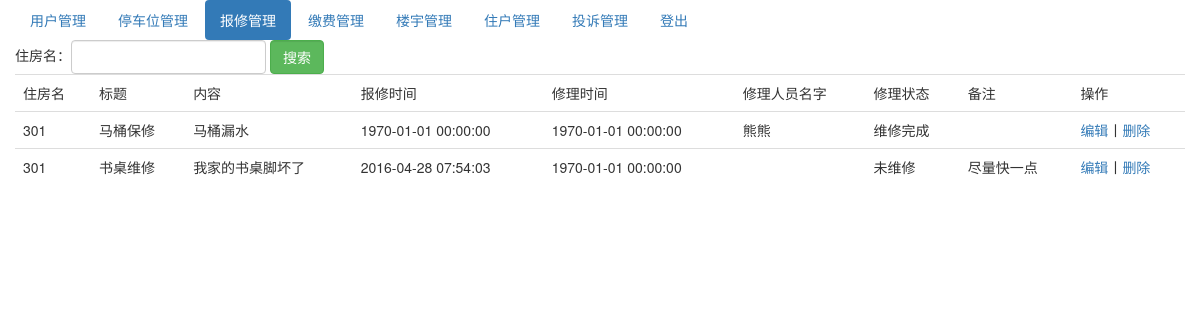
The page /index.php/repair_admin/index on the database its author committed.
### tables this page shows
CREATE TABLE IF NOT EXISTS `repair` (
  `repair_id` int(10) NOT NULL AUTO_INCREMENT,
  `house_id` int(10) NOT NULL,
  `title` varchar(255) NOT NULL,
  `content` varchar(255) NOT NULL COMMENT '维修内容',
  `repair_time` int(10) NOT NULL,
  `create_time` int(10) NOT NULL,
  `repair_name` varchar(255) NOT NULL COMMENT '维修人员',
  `status` tinyint(4) NOT NULL DEFAULT '0' COMMENT '维修状态0等待维修 10维修中 20维修完成',
  `remark` varchar(255) NOT NULL,
  PRIMARY KEY (`repair_id`)
);

### application/controllers/Repair_admin.php (called while the page is built, shortened)
<?php
class Repair_admin extends CI_Controller{
    public function __construct()
    {
        $this->load->helper('url_helper');
    }
    public function index(){
        $this->load->model('repair_model');
        $this->load->model('house_model');
        $condition=array();
        $repair_list=$this->repair_model->getRepairList($condition);
        if(!empty($repair_list)){
            foreach($repair_list as $key=>$value){
              $house_info=$this->house_model->getHouseInfo(array('house_id'=>$value['house_id']));
                $repair_list[$key]['house_name']=$house_info['house_name'];
            }
        }
        $data=array();
        $data['repair_list']=$repair_list;
        $this->load->view('templates/header_admin',$data);
        $this->load->view('repair_index_admin',$data);
    }
}

### index.php (called while the page is built, shortened)
<?php
require_once BASEPATH.'core/CodeIgniter.php';

### application/models/Repair_model.php (called while the page is built, shortened)
<?php
class Repair_model extends CI_Model{
    public function getRepairList($condition=array())
    {
        $query=$this->db->get_where('repair',$condition);
        return $query->result_array();
    }
}
?>

### application/models/House_model.php (called while the page is built, shortened)
<?php
class House_model extends CI_Model{
    public function getHouseInfo($condition){
        $query = $this->db->get_where('house',$condition);
        return $query->row_array();
    }
}
?>

### application/views/repair_index_admin.php (the view, shortened to what this page needs)
<div class="container">
    <div class="row">
        <ul class="nav nav-pills">
            <li role="presentation"><a href="/index.php/member_admin/index">用户管理</a></li>
            <li role="presentation"><a href="/index.php/carport_admin/index">停车位管理</a></li>
            <li role="presentation" class="active"><a href="/index.php/repair_admin/index">报修管理</a></li>
            <li role="presentation"><a href="/index.php/charge_admin/index">缴费管理</a></li>
            <li role="presentation"><a href="/index.php/building_admin/index">楼宇管理</a></li>
            <li role="presentation"><a href="/index.php/house_admin/index">住户管理</a></li>
            <li role="presentation"><a href="/index.php/complain_admin/index">投诉管理</a></li>
            <li role="presentation"><a href="/index.php/Welcome/logout">登出</a></li>
        </ul>
    </div>
    <div class="row">
        <form method="get" class="form-inline" action="/index.php/Repair_admin/index">
            <div class="form-group">住房名：<input class="form-control" type="text" name="house_name"></div>
            <div class="form-group"><input class="form-control btn-success" type="submit" value="搜索"></div>
        </form>
    </div>
    <div class="row">
        <table class="table">
            <tr>
                <td>住房名</td>
                <td>标题</td>
                <td>内容</td>
                <td>报修时间</td>
                <td>修理时间</td>
                <td>修理人员名字</td>
                <td>修理状态</td>
                <td>备注</td>
                <td>操作</td>
            </tr>
            <?php foreach($repair_list as $value){ ?>
                <tr>
                    <td><?php echo $value['house_name']; ?></td>
                    <td><?php echo $value['title']; ?></td>
                    <td><?php echo $value['content']; ?></td>
                    <td><?php echo date('Y-m-d H:i:s',$value['create_time']); ?></td>
                    <td><?php echo date('Y-m-d H:i:s',$value['repair_time']); ?></td>
                    <td><?php echo $value['repair_name']; ?></td>
                    <td><?php if($value['status']==0){echo '未维修';}elseif($value['status']==10){echo '维修中';}elseif($value['status']==20){echo '维修完成';}  ?></td>
                    <td><?php echo $value['remark']; ?></td>
                    <td><a href="/index.php/repair_admin/showEdit?repair_id=<?php echo $value['repair_id']; ?>">编辑</a>丨<a href="/index.php/repair_admin/delete?repair_id=<?php echo $value['repair_id']; ?>">删除</a></td>
                </tr>
            <?php } ?>
        </table>
    </div>
</div>

### rows shown on the page
repair: house_name "301", title "马桶保修", content "马桶漏水", create_time "1970-01-01 00:00:00", repair_time "1970-01-01 00:00:00", repair_name "熊熊", status "维修完成"
repair: house_name "301", title "书桌维修", content "我家的书桌脚坏了", create_time "2016-04-28 07:54:03", repair_time "1970-01-01 00:00:00", status "未维修", remark "尽量快一点"
